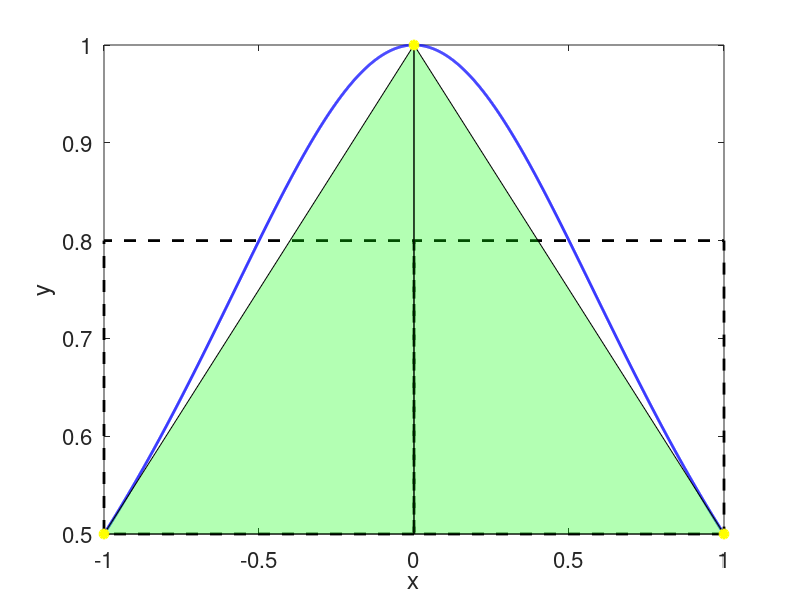

Reproduce this figure in MATLAB. (Note: this script raises an error after producing the figure.)
close all; clear; clc;

%% The integrand function plot
xmin = -1; xmax = 1;

x = (xmin:0.001:xmax)';
y = 1./(ones(length(x),1)+x.^2);

plot(x,y,'-b','LineWidth',2)
xlabel('x','fontsize',20); ylabel('y','fontsize',20); 
set(gca,'FontSize',16)
hold on

%% Midpoint method plot
rectangle('Position',[-1,1/2,1,(4/5 - 1/2)],'LineWidth',2,'LineStyle','--')
hold on
rectangle('Position',[0,1/2,1,(4/5 - 1/2)],'LineWidth',2,'LineStyle','--')
hold on

%% Trapezoid method plot
nTrapzPoints = 3; 
xx = xmin :(xmax-xmin)/(nTrapzPoints - 1) : xmax;
yy = 1./(ones(1, length(xx))+ xx.^2);
for k=1:1:length(xx)-1
    rx = [xx(k) xx(k) xx(k+1) xx(k+1)];
    ry = [yy(k) min(y) yy(k+1) min(y)];
    k = convhull(rx, ry);
    fill (rx(k), ry(k), 'g','facealpha', 0.3); 
end
plot(xx,yy,'yo','LineWidth',2,'MarkerFaceColor','y')
hold on

%% Simpson's method plot
nParabola_3pt = 1; % 1 parabola for 3 points 
nParabola_5pt = 2; % 2 parabolas for 5 points
h3 = (xmax - xmin)/nParabola_3pt; 
h5 = (xmax - xmin)/nParabola_5pt;
f = '1/(1+z^2)';
% 3 point Simpson's method
for j = 1:1:nParabola_3pt
    L(j) = xmin + h3*(j-1);
    R(j) = L(j) + h3;
    c(j)=(L(j)+R(j))/2;
    
    YL(j) = subs(f,L(j));
    YR(j) = subs(f,R(j));
    Yc(j) = subs(f,c(j));
    
    polyfit([L(j) R(j) c(j)], [YL(j) YR(j) Yc(j)], 2);
    plot(L(j):.0001:R(j), polyval(polyfit([L(j) R(j) c(j)], [YL(j) YR(j) Yc(j)], 2),L(j):.0001:R(j)),'--r','LineWidth',2');
    hold on
end
% 5 point Simpson's method
for j = 1:1:nParabola_5pt
    L(j) = xmin + h5*(j-1);
    R(j) = L(j) + h5;
    c(j)=(L(j)+R(j))/2;
    
    YL(j) = subs(f,L(j));
    YR(j) = subs(f,R(j));
    Yc(j) = subs(f,c(j));
    
    polyfit([L(j) R(j) c(j)], [YL(j) YR(j) Yc(j)], 2);
    plot(L(j):.0001:R(j), polyval(polyfit([L(j) R(j) c(j)], [YL(j) YR(j) Yc(j)], 2),L(j):.0001:R(j)),'--m','LineWidth',2');
    hold on
end
axis tight
